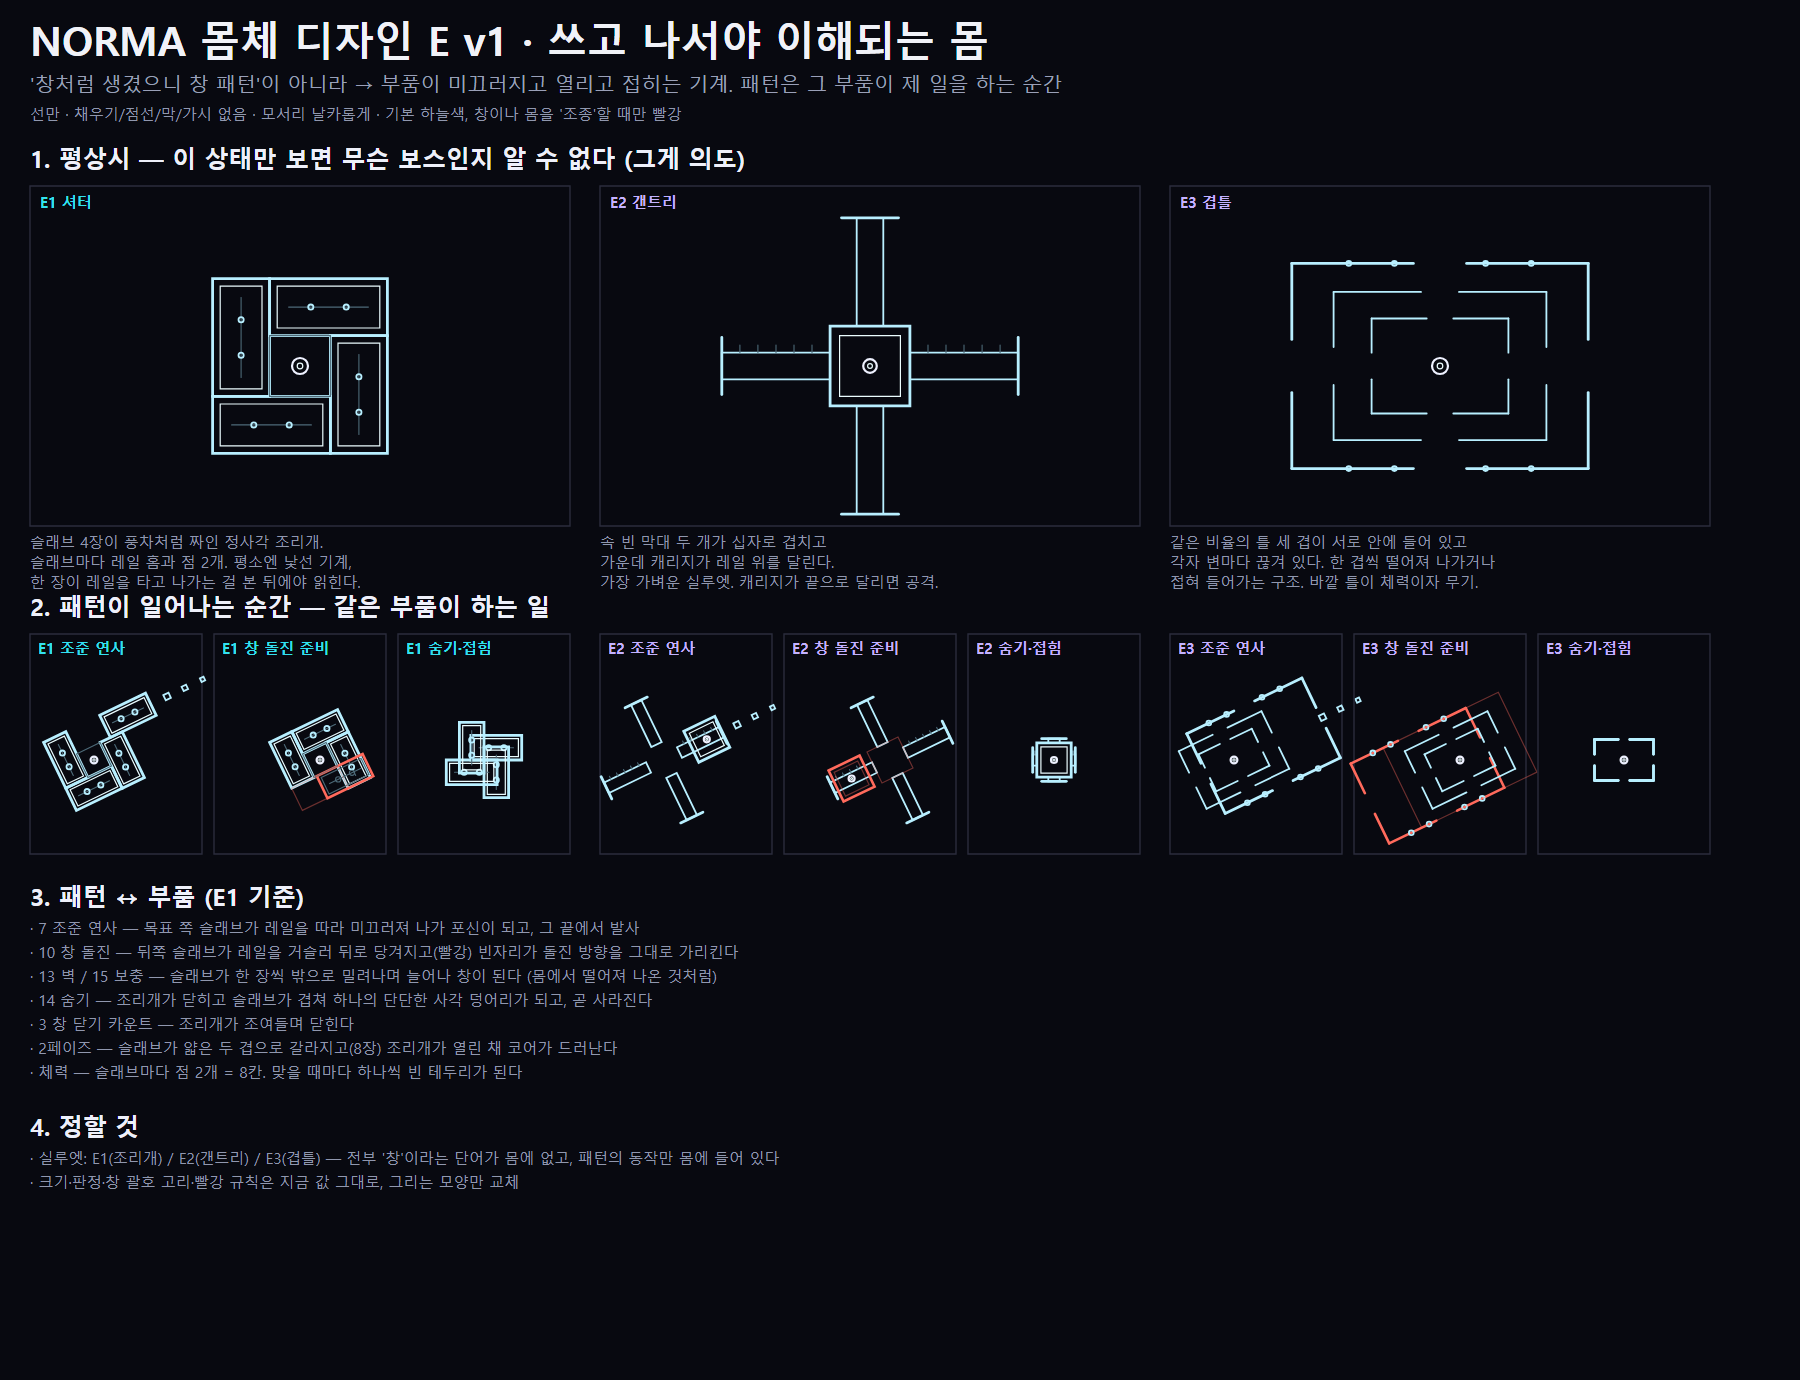

This chart was generated by the following Python code:
"""NORMA body design E v1 (SVG): a mechanism whose abilities you read afterwards.

Not a picture of what the boss does. The body is a small machine whose parts
slide, open, shut and detach; the patterns are those parts doing what they
were built to do. Seen idle it is only an odd, quiet mechanism; after the
first slab flies out you understand the rest.
Lines only: no fills, no dashed lines, no plates behind things, no thorn spikes.
Usage: python Norma_Body_Design_E_v1.py <out_dir>
"""
import math, os, sys

OUT = sys.argv[1]
TAU = math.tau

STYLE = """
*{vector-effect:non-scaling-stroke}
.bg{fill:#080910}
.frame{fill:none;stroke:#2b2d3d;stroke-width:1.4}
.i{fill:none;stroke:#b8efff;stroke-width:1.8;stroke-linecap:round;stroke-linejoin:miter}
.it{fill:none;stroke:#b8efff;stroke-width:2.8;stroke-linecap:round;stroke-linejoin:miter}
.id{fill:none;stroke:#4d6a78;stroke-width:1.1;stroke-linecap:round;stroke-linejoin:miter}
.ih{fill:none;stroke:#ebfdff;stroke-width:1.2;stroke-linecap:round;stroke-linejoin:miter}
.w{fill:none;stroke:#eef1ff;stroke-width:2.2;stroke-linecap:round;stroke-linejoin:miter}
.r{fill:none;stroke:#ff6a5c;stroke-width:2.6;stroke-linecap:round;stroke-linejoin:miter}
.rd{fill:none;stroke:#ff6a5c;stroke-opacity:.4;stroke-width:1.2;stroke-linecap:round;stroke-linejoin:miter}
.c{fill:none;stroke:#34e0f0;stroke-width:2;stroke-linecap:round;stroke-linejoin:round}
.t1{font:700 40px 'Malgun Gothic','Noto Sans CJK KR',sans-serif;fill:#f1f2f8}
.t2{font:20px 'Malgun Gothic','Noto Sans CJK KR',sans-serif;fill:#9aa0b8}
.h{font:700 24px 'Malgun Gothic','Noto Sans CJK KR',sans-serif;fill:#eef0fa}
.s{font:15px 'Malgun Gothic','Noto Sans CJK KR',sans-serif;fill:#9097ae}
.hc{font:700 15px 'Malgun Gothic','Noto Sans CJK KR',sans-serif;fill:#34e0f0}
.hv{font:700 15px 'Malgun Gothic','Noto Sans CJK KR',sans-serif;fill:#c3b2ff}
"""


class Svg:
    def __init__(self, w, h, title):
        self.w, self.h, self.title, self.o = w, h, title, []

    def poly(self, cls, pts, close=True):
        d = "M" + " ".join(f"{x:.1f} {y:.1f}" for x, y in pts) + ("Z" if close else "")
        self.o.append(f'<path class="{cls}" d="{d}"/>')

    def line(self, cls, x1, y1, x2, y2):
        self.poly(cls, [(x1, y1), (x2, y2)], close=False)

    def circle(self, cls, x, y, r):
        self.o.append(f'<circle class="{cls}" cx="{x:.1f}" cy="{y:.1f}" r="{r:.1f}"/>')

    def rect(self, cls, x, y, w, h):
        self.o.append(f'<rect class="{cls}" x="{x:.1f}" y="{y:.1f}" width="{w:.1f}" height="{h:.1f}"/>')

    def text(self, cls, x, y, s):
        s = s.replace("&", "&amp;").replace("<", "&lt;")
        self.o.append(f'<text class="{cls}" x="{x:.1f}" y="{y:.1f}">{s}</text>')

    def lines(self, cls, x, y, rows, gap=20):
        for i, r in enumerate(rows):
            self.text(cls, x, y + i * gap, r)

    def save(self, name):
        svg = (f'<svg xmlns="http://www.w3.org/2000/svg" viewBox="0 0 {self.w} {self.h}" '
               f'width="{self.w}" height="{self.h}"><title>{self.title}</title>'
               f'<defs><style>{STYLE}</style></defs>'
               f'<rect class="bg" width="{self.w}" height="{self.h}"/>\n' + "\n".join(self.o) + "\n</svg>")
        with open(os.path.join(OUT, name), "w", encoding="utf-8") as f:
            f.write(svg)


def xf(cx, cy, ang, s=1.0):
    c, n = math.cos(ang), math.sin(ang)
    return lambda x, y: (cx + (x * c - y * n) * s, cy + (x * n + y * c) * s)


def shard(S, x, y, ang, s=7, cls="i"):
    u = (math.cos(ang), math.sin(ang)); v = (-u[1], u[0])
    S.poly(cls, [(x + (px * u[0] + py * v[0]) * s, y + (px * u[1] + py * v[1]) * s)
                 for px, py in ((-.5, -.5), (.5, -.5), (.5, .5), (-.5, .5))])


def core(S, x, y, r, cls="w"):
    S.circle(cls, x, y, r)
    S.circle("ih", x, y, r * 0.35)


def slot(S, T, x0, x1, y, cls="id"):
    S.line(cls, *T(x0, y), *T(x1, y))


def pips(S, T, xs, y, lit, cls="i"):
    """Health pips on a slab: `lit` of them still lit, the rest only an outline."""
    for k, x in enumerate(xs):
        px, py = T(x, y)
        S.circle(cls if k < lit else "id", px, py, 2.6)


# ---------- E1: the shutter ----------
# Four slabs in a pinwheel round a square aperture, each on its own rail.

R0, TK, LEN = 16.0, 30.0, 62.0


def slab(S, T, i, open_, slide=0.0, cls="it", pip_lit=2):
    """Slab i of the pinwheel. open_: aperture half-size; slide: along its rail."""
    a = i * math.pi / 2
    Ti = lambda x, y: T(*( x * math.cos(a) - y * math.sin(a), x * math.sin(a) + y * math.cos(a)))
    x0, y0 = -R0 + slide, -open_ - TK
    S.poly(cls, [Ti(x0, y0), Ti(x0 + LEN, y0), Ti(x0 + LEN, y0 + TK), Ti(x0, y0 + TK)])
    g = 4.0
    S.poly("ih" if cls == "it" else "id", [Ti(x0 + g, y0 + g), Ti(x0 + LEN - g, y0 + g),
                                          Ti(x0 + LEN - g, y0 + TK - g), Ti(x0 + g, y0 + TK - g)])
    slot(S, Ti, x0 + 10, x0 + LEN - 10, y0 + TK / 2, "id")
    pips(S, Ti, (x0 + LEN * 0.35, x0 + LEN * 0.65), y0 + TK / 2, pip_lit, "i" if cls == "it" else "id")


def norma_e1(S, x, y, s=1.0, state="idle", aim=-0.45):
    ang = aim if state in ("aim", "ram") else 0.0
    T = xf(x, y, ang, s)
    open_ = R0
    slides = [0.0, 0.0, 0.0, 0.0]
    cls = ["it"] * 4
    if state == "aim":
        slides[0] = 46.0                      # the slab facing the target slides out: a barrel
    if state == "ram":
        slides[2] = -34.0                     # the trailing slab draws back along its rail
        cls[2] = "r"
    if state == "hide":
        open_ = 0.0
    for i in range(4):
        slab(S, T, i, open_, slides[i], cls[i], pip_lit=2)
    if state == "hide":
        pass
    else:
        core(S, x, y, 4.2 * s)
        S.poly("id", [T(-R0, -R0), T(R0, -R0), T(R0, R0), T(-R0, R0)])
    if state == "aim":
        for k in range(3):
            shard(S, *T(LEN - R0 + slides[0] + (22 + k * 24), -R0 - TK / 2), ang, 7 * s * (1 - k * .15))
    if state == "ram":
        # where the slab was: the gap it left, and the lane it is about to take
        a = 2 * math.pi / 2
        Ti = lambda px, py: T(px * math.cos(a) - py * math.sin(a), px * math.sin(a) + py * math.cos(a))
        S.poly("rd", [Ti(-R0, -R0 - TK), Ti(-R0 + LEN, -R0 - TK), Ti(-R0 + LEN, -R0), Ti(-R0, -R0)])


# ---------- E2: the gantry ----------
# Two hollow bars crossing, a carriage that runs along them.

def bar(S, T, half, th, cls="it"):
    S.poly(cls, [T(-half, -th), T(half, -th), T(half, th), T(-half, th)])
    S.poly("id", [T(-half + 4, -th + 4), T(half - 4, -th + 4), T(half - 4, th - 4), T(-half + 4, th - 4)])


def norma_e2(S, x, y, s=1.0, state="idle", aim=-0.45):
    ang = aim if state in ("aim", "ram") else 0.0
    T = xf(x, y, ang, s)
    half = 78.0 if state != "hide" else 26.0
    th = 7.0
    cx = 0.0
    cls = "it"
    if state == "aim":
        cx = 58.0
    if state == "ram":
        cx = -52.0
        cls = "r"
    # bars drawn as four arms stopping at the carriage box so nothing crosses it
    c = 21.0
    for sgn in (-1, 1):
        a0, a1 = c, half
        S.poly("i", [T(sgn * a0, -th), T(sgn * a1, -th), T(sgn * a1, th), T(sgn * a0, th)])
        S.poly("i", [T(-th, sgn * a0), T(-th, sgn * a1), T(th, sgn * a1), T(th, sgn * a0)])
        for k in range(1, 6):
            d = c + (half - c) * k / 6
            S.line("id", *T(sgn * d, -th), *T(sgn * d, -th - 4))
            S.line("id", *T(-th - 4, sgn * d), *T(-th, sgn * d)) if False else None
        # end stops
        S.line("it", *T(sgn * half, -th - 8), *T(sgn * half, th + 8))
        S.line("it", *T(-th - 8, sgn * half), *T(th + 8, sgn * half))
    # the carriage
    pts = [T(cx - c, -c), T(cx + c, -c), T(cx + c, c), T(cx - c, c)]
    S.poly(cls, pts)
    S.poly("ih" if cls == "it" else "rd", [T(cx - c + 5, -c + 5), T(cx + c - 5, -c + 5),
                                           T(cx + c - 5, c - 5), T(cx - c + 5, c - 5)])
    core(S, *T(cx, 0), 3.6 * s)
    if state == "aim":
        for k in range(3):
            shard(S, *T(cx + c + 20 + k * 24, 0), ang, 7 * s * (1 - k * .15))
    if state == "ram":
        S.poly("rd", [T(-c, -c), T(c, -c), T(c, c), T(-c, c)])


# ---------- E3: the nesting ----------
# Three frames of one shape set inside each other, each with its own gaps.

def frame_gap(S, T, w, h, gap, cls, rot=0.0):
    """A rectangle outline whose four edges are cut at their middles."""
    pts = [(-w, -h), (w, -h), (w, h), (-w, h)]
    TT = xf(0, 0, rot)
    P = lambda px, py: T(*TT(px, py))
    for k in range(4):
        a, b = pts[k], pts[(k + 1) % 4]
        ln = math.hypot(b[0] - a[0], b[1] - a[1])
        u = ((b[0] - a[0]) / ln, (b[1] - a[1]) / ln)
        m = (a[0] + b[0]) / 2, (a[1] + b[1]) / 2
        S.poly(cls, [P(*a), P(m[0] - u[0] * gap, m[1] - u[1] * gap)], close=False)
        S.poly(cls, [P(m[0] + u[0] * gap, m[1] + u[1] * gap), P(*b)], close=False)


def norma_e3(S, x, y, s=1.0, state="idle", aim=-0.45):
    ang = aim if state in ("aim", "ram") else 0.0
    T0 = xf(x, y, ang, s)
    sizes = [(78, 54), (56, 39), (36, 25)]
    offs = [0.0, 0.0, 0.0]
    cls = ["it", "i", "i"]
    gaps = [14, 10, 7]
    rots = [0.0, 0.0, 0.0]
    if state == "aim":
        offs[0] = 40.0
    if state == "ram":
        offs[0] = -44.0
        cls[0] = "r"
    if state == "hide":
        sizes = [(36, 25), (36, 25), (36, 25)]    # all three fold down into the smallest
        gaps = [7, 7, 7]
    if state == "idle":
        rots = [0.0, 0.0, 0.0]
    for k in range(3):
        T = (lambda px, py, o=offs[k]: T0(px + o, py))
        w, h = sizes[k]
        frame_gap(S, T, w, h, gaps[k], cls[k], rots[k])
        if k == 0 and state != "hide":
            # the outer frame's rail marks: eight pips, a quarter of its edge each
            for j, px in enumerate((-48, -24, 24, 48)):
                S.circle("i", *T(px, -h), 2.4)
                S.circle("i", *T(px, h), 2.4)
    core(S, *T0(0, 0), 4.2 * s)
    if state == "aim":
        for k in range(3):
            shard(S, *T0(120 + k * 24, 0), ang, 7 * s * (1 - k * .15))
    if state == "ram":
        S.poly("rd", [T0(-78, -54), T0(78, -54), T0(78, 54), T0(-78, 54)])


CANDS = [
    ("E1  셔터", "hc", norma_e1,
     ["슬래브 4장이 풍차처럼 짜인 정사각 조리개.", "슬래브마다 레일 홈과 점 2개. 평소엔 낯선 기계,", "한 장이 레일을 타고 나가는 걸 본 뒤에야 읽힌다."]),
    ("E2  갠트리", "hv", norma_e2,
     ["속 빈 막대 두 개가 십자로 겹치고", "가운데 캐리지가 레일 위를 달린다.", "가장 가벼운 실루엣. 캐리지가 끝으로 달리면 공격."]),
    ("E3  겹틀", "hv", norma_e3,
     ["같은 비율의 틀 세 겹이 서로 안에 들어 있고", "각자 변마다 끊겨 있다. 한 겹씩 떨어져 나가거나", "접혀 들어가는 구조. 바깥 틀이 체력이자 무기."]),
]
STATES = [("aim", "조준 연사"), ("ram", "창 돌진 준비"), ("hide", "숨기·접힘")]


def board():
    W, H = 1800, 1380
    S = Svg(W, H, "NORMA 몸체 디자인 E v1")
    S.text("t1", 30, 56, "NORMA 몸체 디자인 E v1 · 쓰고 나서야 이해되는 몸")
    S.text("t2", 30, 92, "'창처럼 생겼으니 창 패턴'이 아니라 → 부품이 미끄러지고 열리고 접히는 기계. 패턴은 그 부품이 제 일을 하는 순간")
    S.text("s", 30, 120, "선만 · 채우기/점선/막/가시 없음 · 모서리 날카롭게 · 기본 하늘색, 창이나 몸을 '조종'할 때만 빨강")

    S.text("h", 30, 168, "1. 평상시 — 이 상태만 보면 무슨 보스인지 알 수 없다 (그게 의도)")
    fw, fh, y1 = 540, 340, 186
    for i, (tag, cls, fn, cap) in enumerate(CANDS):
        fx = 30 + i * (fw + 30)
        S.rect("frame", fx, y1, fw, fh)
        S.text(cls, fx + 10, y1 + 22, tag)
        S.lines("s", fx, y1 + fh + 22, cap)
        fn(S, fx + fw / 2, y1 + fh / 2 + 10, 1.9, "idle")

    y2 = y1 + fh + 90
    S.text("h", 30, y2, "2. 패턴이 일어나는 순간 — 같은 부품이 하는 일")
    mw, mh = 172, 220
    for i, (tag, cls, fn, cap) in enumerate(CANDS):
        for j, (state, label) in enumerate(STATES):
            fx = 30 + i * (fw + 30) + j * (mw + 12)
            fy = y2 + 18
            S.rect("frame", fx, fy, mw, mh)
            S.text(cls, fx + 8, fy + 20, f"{tag.split()[0]} {label}")
            shift = -22 if state == "aim" else (20 if state == "ram" else 0)
            fn(S, fx + mw / 2 + shift, fy + mh / 2 + 16, 0.82, state)

    y3 = y2 + mh + 70
    S.text("h", 30, y3, "3. 패턴 ↔ 부품 (E1 기준)")
    S.lines("s", 30, y3 + 28, [
        "· 7 조준 연사 — 목표 쪽 슬래브가 레일을 따라 미끄러져 나가 포신이 되고, 그 끝에서 발사",
        "· 10 창 돌진 — 뒤쪽 슬래브가 레일을 거슬러 뒤로 당겨지고(빨강) 빈자리가 돌진 방향을 그대로 가리킨다",
        "· 13 벽 / 15 보충 — 슬래브가 한 장씩 밖으로 밀려나며 늘어나 창이 된다 (몸에서 떨어져 나온 것처럼)",
        "· 14 숨기 — 조리개가 닫히고 슬래브가 겹쳐 하나의 단단한 사각 덩어리가 되고, 곧 사라진다",
        "· 3 창 닫기 카운트 — 조리개가 조여들며 닫힌다",
        "· 2페이즈 — 슬래브가 얇은 두 겹으로 갈라지고(8장) 조리개가 열린 채 코어가 드러난다",
        "· 체력 — 슬래브마다 점 2개 = 8칸. 맞을 때마다 하나씩 빈 테두리가 된다",
    ], 24)
    S.text("h", 30, y3 + 230, "4. 정할 것")
    S.lines("s", 30, y3 + 258, [
        "· 실루엣: E1(조리개) / E2(갠트리) / E3(겹틀) — 전부 '창'이라는 단어가 몸에 없고, 패턴의 동작만 몸에 들어 있다",
        "· 크기·판정·창 괄호 고리·빨강 규칙은 지금 값 그대로, 그리는 모양만 교체",
    ], 24)
    S.save("Norma_Body_Design_E_v1.svg")


board()
print("ok")
